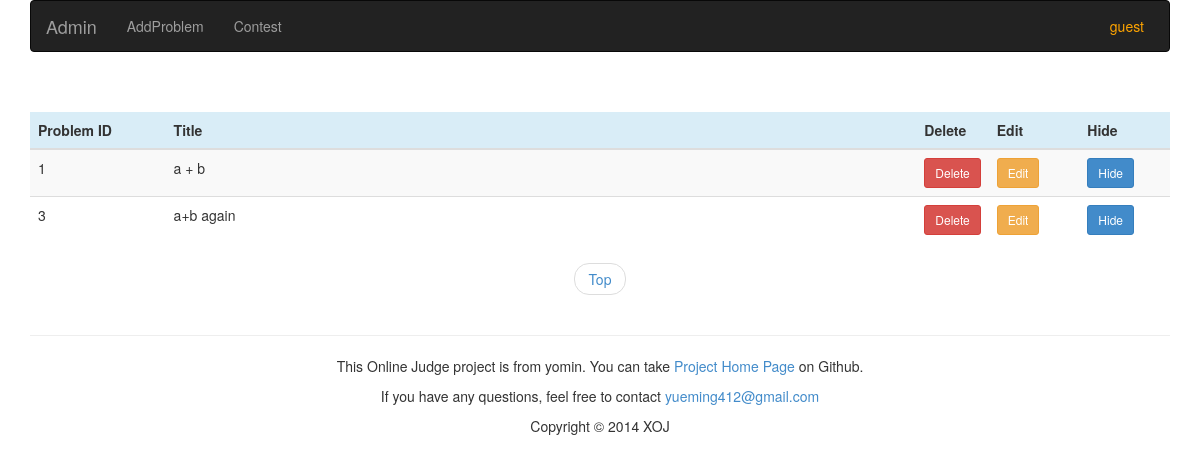
Screenshot of /admin/problemset/ (signed in) with the database file from the repository.
### appfile/models.py (models this page shows, shortened)
class User(db.Model):
    userid = db.Column(db.String(22), primary_key = True, unique = True)
    nickname = db.Column(db.String(22),unique = True)
    password = db.Column(db.String(100),unique = True)
    is_admin = db.Column(db.Boolean)
    ac_count = db.Column(db.Integer, default = 0)
    submit_count = db.Column(db.Integer, default = 0)
    def is_authenticated(self):
        return True

class Problem(db.Model):
    pid = db.Column(db.Integer, primary_key=True)
    title = db.Column(db.String(299))
    description = db.Column(db.Text)
    pinput = db.Column(db.Text)
    poutput = db.Column(db.Text)
    sinput = db.Column(db.Text)
    soutput = db.Column(db.Text)
    hint = db.Column(db.Text)
    time_limit = db.Column(db.Integer)
    memory_limit = db.Column(db.Integer)
    ac_count = db.Column(db.Integer, default = 0)
    submit_count = db.Column(db.Integer, default = 0)
    visable = db.Column(db.Boolean, default = True)

### appfile/views.py (the view)
@app.route('/admin/problemset/')
@app.route('/admin/problemset/page=<int:page>')
@admin_required
def admin_problemset(page = 1):
    problem_list = Problem.query.order_by(Problem.pid).paginate(page, MAX_PROBLEM_NUM_ONE_PAGE, False)
    return render_template('admin_problemset.html', page = page, problem_list = problem_list)

### appfile/views.py (called while the page is built)
def admin_required(func):
    @wraps(func)
    def check(*args, **kw):
        if current_user.is_authenticated() and current_user.is_admin:
            return func(*args,**kw)
        else:
            return PERMISSION_ERROR
    return check

@login_manager.user_loader
def load_user(userid):
    return User.query.get(userid)

@app.before_request
def before_request():
    g.user = current_user
    if g.user.is_authenticated():
        g.url = url_for('userinfo',userid = g.user.userid)

### appfile/templates/admin_problemset.html (shortened to what this page needs)
{% extends "admin_base.html" %}
{% block content %}
<br><br>
<div class="container">
    <table class="table table-striped table-hover">
        <thead>
            <tr class="info">
                <th id="ps_pid">Problem ID</th>
                <th id="ps_title">Title</th>
                <th>Delete</th>
                <th id="ps_ac">Edit</th>
                <th id="ps_submit">Hide</th>
            </tr>
        </thead>
        <tbody>
            {% for problem in problem_list.items %}
            <tr>
                <td>{{ problem.pid }}</td>
                <td align="left">{{ problem.title }}</td>
                <td>
                    <a href={{ url_for('admin_delete_problem', pid=problem.pid) }} class="btn btn-danger btn-sm"> Delete </a>
                </td>
                <td>
                    <a href={{ url_for('admin_edit_problem', pid=problem.pid) }} class="btn btn-warning btn-sm"> Edit </a>
                </td>
                {% if problem.visable %}
                <td>
                    <a href={{ url_for('admin_hide_problem', pid = problem.pid) }} class="btn btn-primary btn-sm"> Hide </a>
                </td>
                {% else %}
                <td>
                    <a href={{ url_for('admin_display_problem',pid = problem.pid) }} class="btn btn-primary btn-sm"> Display </a>
                </td>
                {% endif %}
            </tr>
            {% endfor %}
        </tbody>
    </table>
    <ul class="pager">
        <li>
            <a href={{ url_for('admin_problemset') }}>Top</a>
        </li>
    </ul>
</div>
{% endblock %}

### appfile/templates/admin_base.html (shortened to what this page needs)
<!DOCTYPE html>
<html>
    <head>
        <link rel="stylesheet" type="text/css" href={{ url_for('static', filename='css/bootstrap.min.css') }}>
        <link rel="stylesheet" type="text/css" href={{ url_for('static', filename='css/style.css') }}>
    </head>
    <body>
        <div class="container">
            <nav class="navbar navbar-inverse" role="navigation">
                <div class="navbar-header">
                    <a class="navbar-brand" href={{ url_for('admin')}}>Admin</a>
                </div>
                <div class="collapse navbar-collapse" id="bs-example-navbar-collapse-1">
                    <ul class="nav navbar-nav">
                        <li>
                            <a href={{ url_for('admin_addproblem') }}>AddProblem</a>
                        </li>
                        <li>
                            <a href="/admin/">Contest</a>
                        </li>
                    </ul>
                    {% if g.user.is_authenticated() %}
                    <ul class="nav navbar-nav navbar-right">
                        <li class="dropdown">
                            <a class="dropdown-toggle" style="color:orange;margin-right: 10px" data-toggle="dropdown" href="#">
                                {{ g.user.userid }}
                            </a>
                        </li>
                    </ul>
                    {% else %}
                    <div class="navbar-form navbar-right">
                        <a href="/login/" class="btn btn-primary">Sign in</a>
                        <a href="/register/" class="btn btn-default">Sign up</a>
                    </div>
                    {% endif %}
                </div>
            </nav>
        </div>
        {% block content %}
        {% endblock %}
        <div class="container">
            <footer>
                <hr>
                <p class="text-center">
                    This Online Judge project is from yomin. You can take
                    <a href="http://github/Rominyue">Project Home Page</a>
                    on Github.
                </p>
                <p class="text-center">
                    If you have any questions, feel free to contact
                    <a href="mailto:someone@example.com">yueming412@gmail.com</a>
                </p>
                <p class="text-center">Copyright © 2014 XOJ</p>
            </footer>
        </div>
    </body>
</html>

### appfile/static/css/style.css (style rules this page uses)
#ps_pid { width: 12%; }
#ps_title { width: 67%; }
#ps_ac { width: 8%; }
#ps_submit { width: 8%; }
a:link { text-decoration: none; }

### rows the page displays
User: user.userid "guest"
Problem: pid "1", title "a + b"
Problem: pid "3", title "a+b again"
